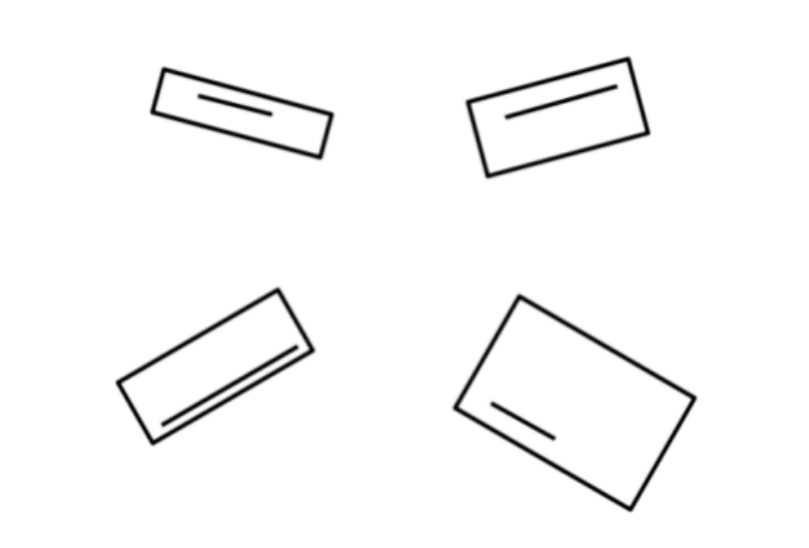
#> input picture opencv/ss.png, 809 x 548 px
$ python 'warp perspective.py'
#> lines starting #> are read from the running program, lines starting #| are printed output that depends on the picture
import cv2
import numpy as np
input = cv2.imread('ss.png')
#> input is the input picture: shape (548, 809, 3); min 0, max 255, mean 248.6


width,height = 809,548
pts1 = np.float32([[159,66],[336,114],[149,114],[321,162]])
pts2 = np.float32([[0,0],[width,0],[0,height],[width,height]])
matrix = cv2.getPerspectiveTransform(pts1,pts2)
final = cv2.warpPerspective(input,matrix,(width,height))
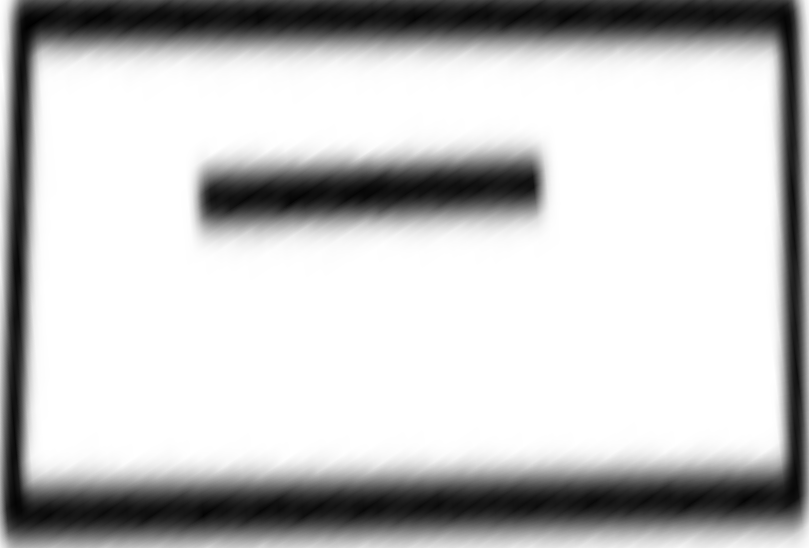
#> final: shape (548, 809, 3); min 0, max 255, mean 196


cv2.imshow('input',input)
cv2.imshow('output',final)
cv2.waitKey(0)

$ run again, with opencv/ss1.png copied over opencv/ss.png
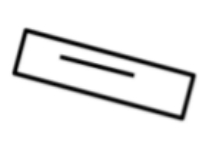
#> input picture opencv/ss1.png, 206 x 155 px
#> input is the input picture: shape (155, 206, 3); min 0, max 255, mean 236.8
#> `final = cv2.warpPerspective(input,matrix,(width,height))`:
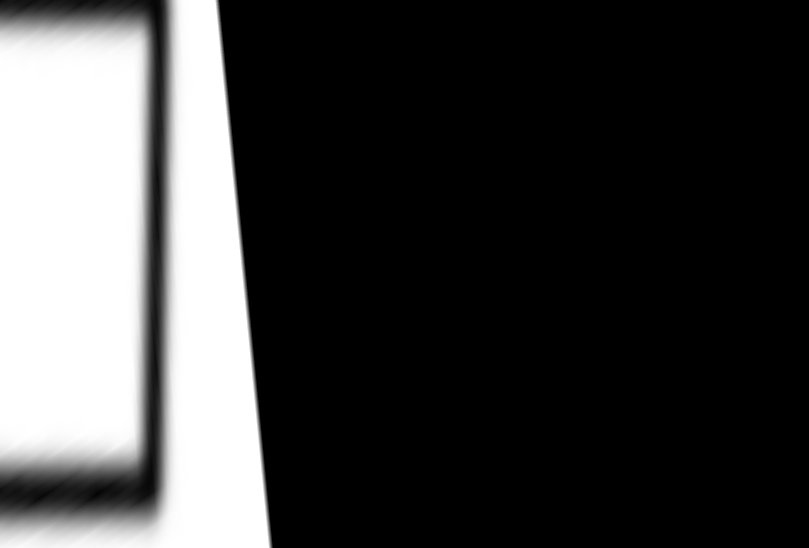
#> final: shape (548, 809, 3); min 0, max 255, mean 65

$ run again, with opencv/ss2.png copied over opencv/ss.png
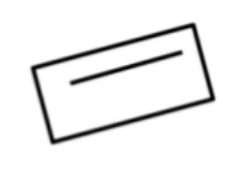
#> input picture opencv/ss2.png, 245 x 172 px
#> input is the input picture: shape (172, 245, 3); min 1, max 255, mean 239.1
#> `final = cv2.warpPerspective(input,matrix,(width,height))`:
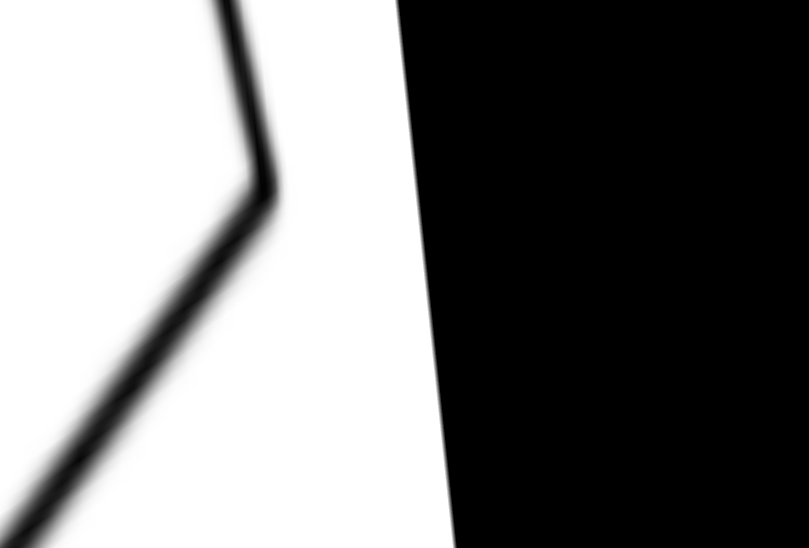
#> final: shape (548, 809, 3); min 0, max 255, mean 123.7

$ run again, with opencv/ss3.png copied over opencv/ss.png
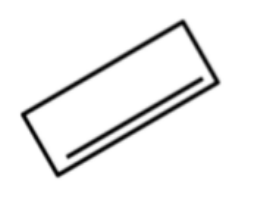
#> input picture opencv/ss3.png, 254 x 206 px
#> input is the input picture: shape (206, 254, 3); min 2, max 255, mean 240.5
#> `final = cv2.warpPerspective(input,matrix,(width,height))`:
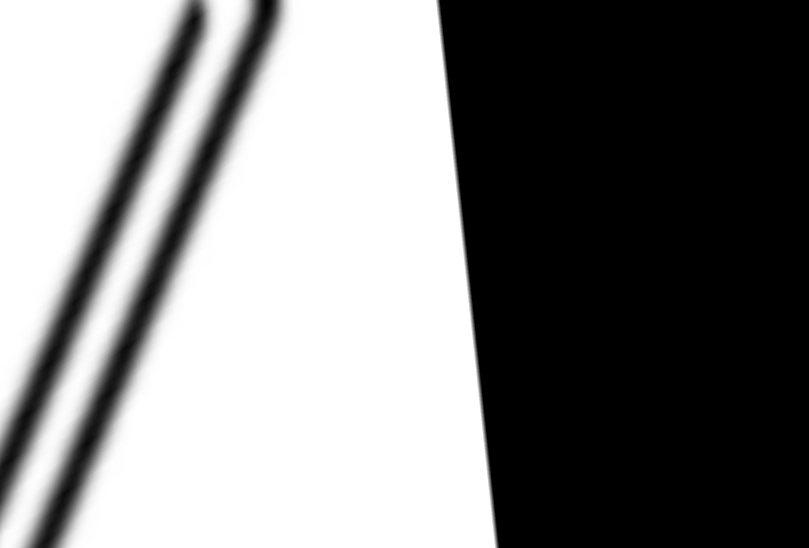
#> final: shape (548, 809, 3); min 0, max 255, mean 130.6
